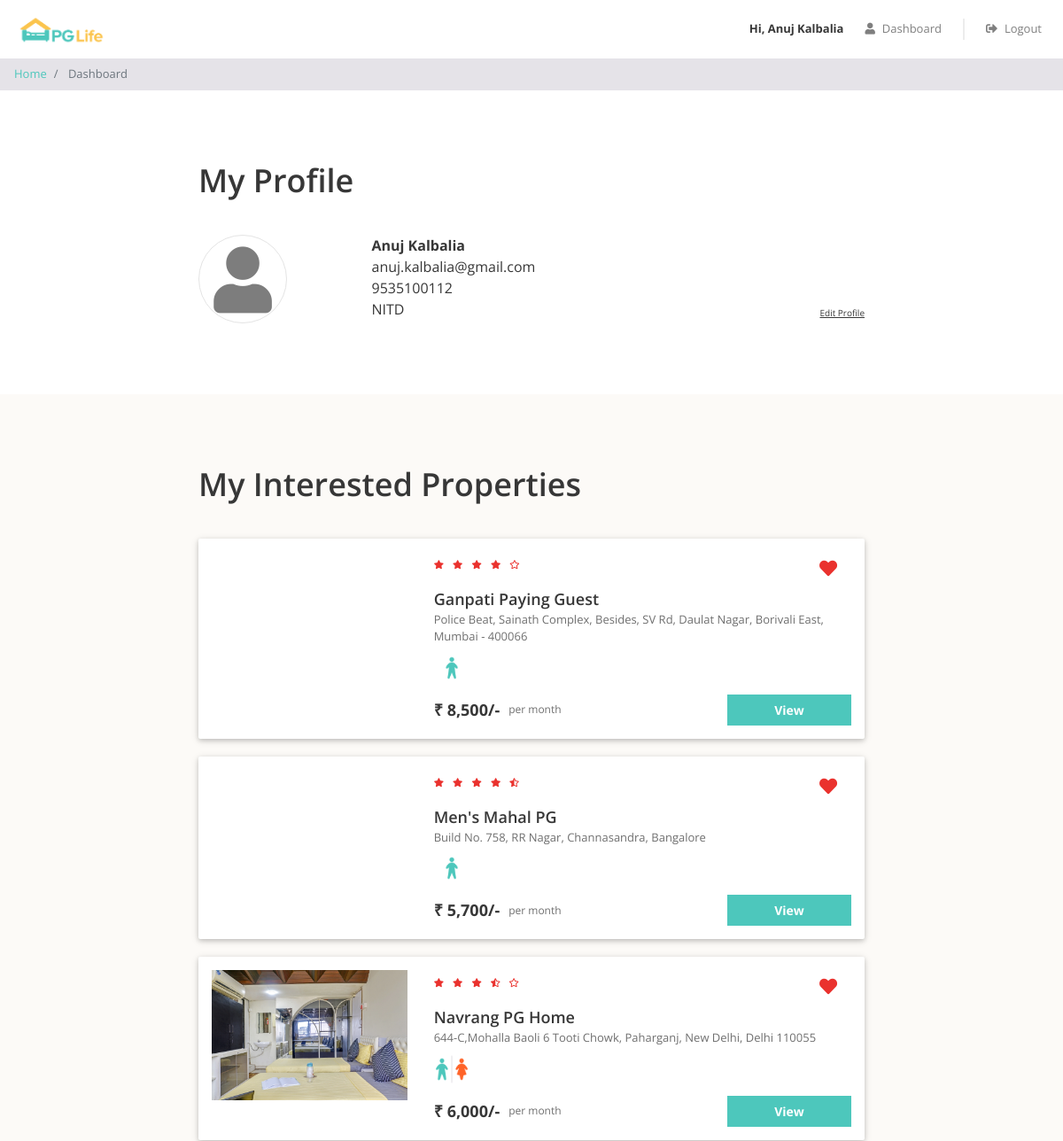
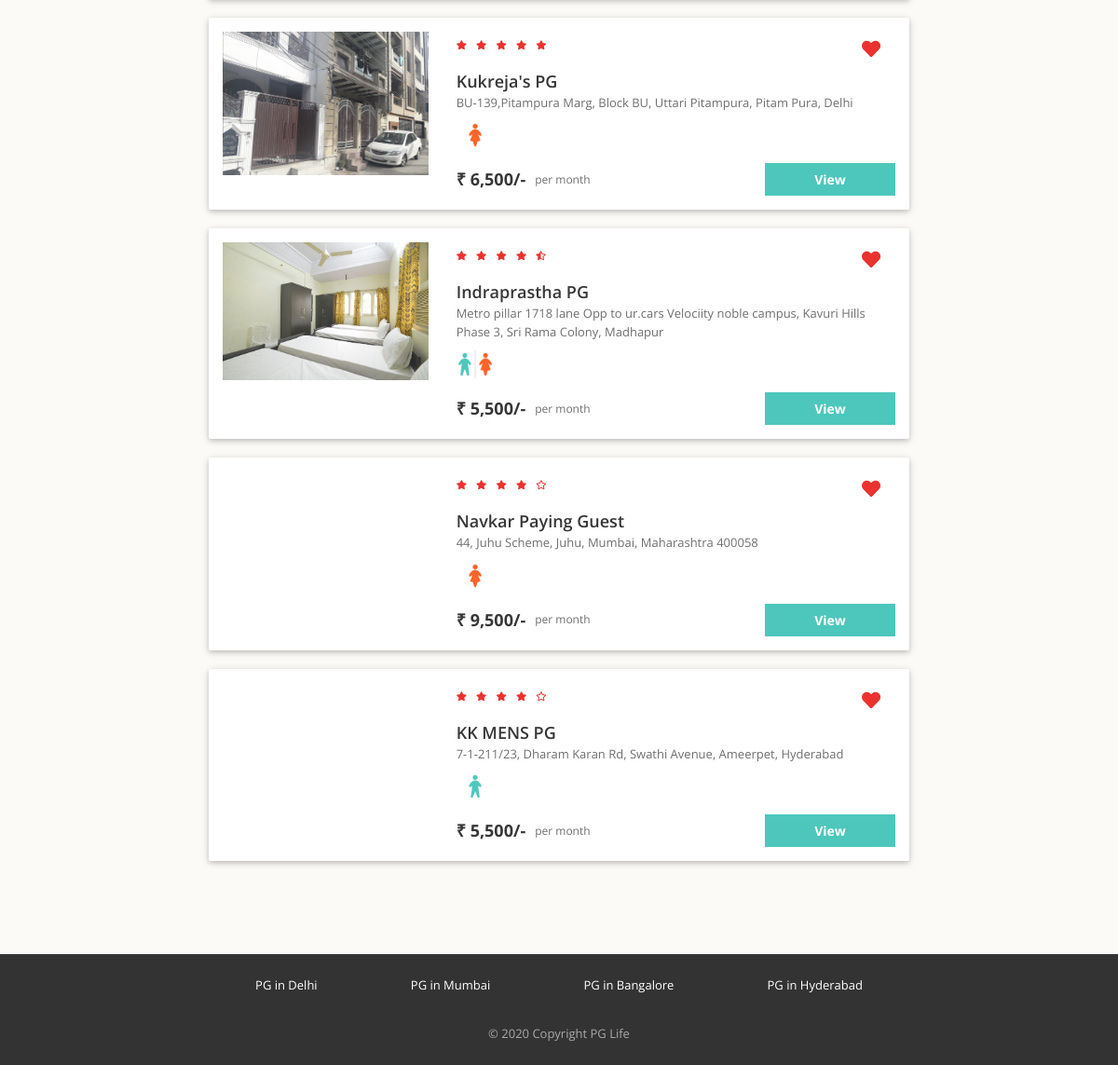
/dashboard.php (signed in), run on the app's committed database (2 pictures, top to bottom).
### tables this page shows
CREATE TABLE `users` (
  `id` int(11) NOT NULL,
  `email` varchar(100) NOT NULL,
  `password` varchar(100) NOT NULL,
  `full_name` varchar(100) NOT NULL,
  `phone` varchar(20) NOT NULL,
  `gender` enum('male','female') NOT NULL,
  `college_name` varchar(100) NOT NULL
);

CREATE TABLE `interested_users_properties` (
  `id` int(11) NOT NULL,
  `user_id` int(11) NOT NULL,
  `property_id` int(11) NOT NULL
);

CREATE TABLE `properties` (
  `id` int(11) NOT NULL,
  `city_id` int(11) NOT NULL,
  `name` varchar(100) NOT NULL,
  `address` varchar(255) NOT NULL,
  `description` longtext NOT NULL,
  `gender` enum('male','female','unisex') NOT NULL,
  `rent` int(11) NOT NULL,
  `rating_clean` float(2,1) NOT NULL,
  `rating_food` float(2,1) NOT NULL,
  `rating_safety` float(2,1) NOT NULL
);

### dashboard.php (the view, shortened to what this page needs)
<?php
require "includes/database_connect.php";
$user_id = $_SESSION['user_id'];
$sql_1 = "SELECT * FROM users WHERE id = $user_id";
$result_1 = mysqli_query($conn, $sql_1);
$user = mysqli_fetch_assoc($result_1);
$sql_2 = "SELECT *
            FROM interested_users_properties iup
            INNER JOIN properties p ON iup.property_id = p.id
            WHERE iup.user_id = $user_id";
$result_2 = mysqli_query($conn, $sql_2);
$interested_properties = mysqli_fetch_all($result_2, MYSQLI_ASSOC);
?>
<!DOCTYPE html>
<html lang="en">
<head>
    <?php
    include "includes/head_links.php";
    ?>
    <link href="css/dashboard.css" rel="stylesheet" />
</head>
<body>
    <?php
    include "includes/header.php";
    ?>
    <nav aria-label="breadcrumb">
        <ol class="breadcrumb py-2">
            <li class="breadcrumb-item">
                <a href="index.php">Home</a>
            </li>
            <li class="breadcrumb-item active" aria-current="page">
                Dashboard
            </li>
        </ol>
    </nav>
    <div class="my-profile page-container">
        <h1>My Profile</h1>
        <div class="row">
            <div class="col-md-3 profile-img-container">
                <i class="fas fa-user profile-img"></i>
            </div>
            <div class="col-md-9">
                <div class="row no-gutters justify-content-between align-items-end">
                    <div class="profile">
                        <div class="name"><?= $user['full_name'] ?></div>
                        <div class="email"><?= $user['email'] ?></div>
                        <div class="phone"><?= $user['phone'] ?></div>
                        <div class="college"><?= $user['college_name'] ?></div>
                    </div>
                    <div class="edit">
                        <div class="edit-profile">Edit Profile</div>
                    </div>
                </div>
            </div>
        </div>
    </div>
    <?php
    if (count($interested_properties) > 0) {
    ?>
        <div class="my-interested-properties">
            <div class="page-container">
                <h1>My Interested Properties</h1>
                <?php
                foreach ($interested_properties as $property) {
                    $property_images = glob("img/properties/" . $property['id'] . "/*");
                ?>
                    <div class="property-card property-id-<?= $property['id'] ?> row">
                        <div class="image-container col-md-4">
                            <img src="<?= $property_images[0] ?>" />
                        </div>
                        <div class="content-container col-md-8">
                            <div class="row no-gutters justify-content-between">
                                <?php
                                $total_rating = ($property['rating_clean'] + $property['rating_food'] + $property['rating_safety']) / 3;
                                $total_rating = round($total_rating, 1);
                                ?>
                                <div class="star-container" title="<?= $total_rating ?>">
                                    <?php
                                    $rating = $total_rating;
                                    for ($i = 0; $i < 5; $i++) {
                                        if ($rating >= $i + 0.8) {
                                    ?>
                                            <i class="fas fa-star"></i>
                                        <?php
                                        } elseif ($rating >= $i + 0.3) {
                                        ?>
                                            <i class="fas fa-star-half-alt"></i>
                                        <?php
                                        } else {
                                        ?>
                                            <i class="far fa-star"></i>
                                    <?php
                                        }
                                    }
                                    ?>
                                </div>
                                <div class="interested-container">
                                    <i class="is-interested-image fas fa-heart" property_id="<?= $property['id'] ?>"></i>
                                </div>
                            </div>
                            <div class="detail-container">
                                <div class="property-name"><?= $property['name'] ?></div>
                                <div class="property-address"><?= $property['address'] ?></div>
                                <div class="property-gender">
                                    <?php
                                    if ($property['gender'] == "male") {
                                    ?>
                                        <img src="img/male.png">
                                    <?php
                                    } elseif ($property['gender'] == "female") {
                                    ?>
                                        <img src="img/female.png">
                                    <?php
                                    } else {
                                    ?>
                                        <img src="img/unisex.png">
                                    <?php
                                    }
                                    ?>
                                </div>
                            </div>
                            <div class="row no-gutters">
                                <div class="rent-container col-6">
                                    <div class="rent">₹ <?= number_format($property['rent']) ?>/-</div>
                                    <div class="rent-unit">per month</div>
                                </div>
                                <div class="button-container col-6">
                                    <a href="property_detail.php?property_id=<?= $property['id'] ?>" class="btn btn-primary">View</a>
                                </div>
                            </div>
                        </div>
                    </div>
                <?php
                }
                ?>
            </div>
        </div>
    <?php
    }
    ?>
    <?php
    include "includes/footer.php";
    ?>
</body>
</html>

### css/common.css (style rules this page uses)
* { box-sizing: border-box; font-family: 'Open Sans', sans-serif; }
body { color: #373737; font-size: 16px; position: relative; }
h1, h2, h3, h4, h5, h6 { font-weight: 600; }
h1 { font-size: 36px; margin-bottom: 40px; }
.btn-primary, .btn-warning, .btn-danger { color: white; font-weight: bold; }
.breadcrumb { background-color: #e5e3e8; font-size: 13px; border-radius: 0px; margin-bottom: 0px; }
.page-container { max-width: 800px; padding: 80px 24px; margin: auto; }

### css/dashboard.css (style rules this page uses)
.profile-img { color: #7d7d7d; font-size: 75px; text-align: center; border: 1px solid #e4e4e4; border-radius: 50%; height: 100px; width: 100px; line-height: 100px; }
.profile .name { font-weight: bold; }
.edit-profile { font-size: 10px; text-decoration: underline; cursor: pointer; }
.my-interested-properties { background-color: #fcfaf7; }
.property-card { background-color: #ffffff; border-radius: 2px; padding: 15px 0px; margin: 20px auto; box-shadow: 0 2px 5px 0 rgba(0, 0, 0, 0.16), 0 2px 10px 0 rgba(0, 0, 0, 0.12); }
.image-container { text-align: center; }
.image-container img { width: 100%; max-width: 300px; }
.star-container i { color: #EA322E; font-size: 10px; margin-right: 6px; }
.interested-container { text-align: center; padding: 8px 16px; }
.interested-container i { color: #EA322E; font-size: 20px; cursor: pointer; }
.detail-container { padding-bottom: 10px; }
.property-name { font-size: 18px; font-weight: 600; }
.property-address { color: #6f6f6f; font-size: 13px; padding-bottom: 5px; }
.property-gender img { width: 40px; }
.rent-container { display: flex; align-items: center; }
.rent { font-size: 18px; font-weight: bold; padding-right: 10px; }
.rent-unit { color: #6f6f6f; font-size: 12px; }
.button-container .btn { font-size: 14px; border-radius: 0px; width: 140px; float: right; }

### data on the page
users: full_name "Anuj Kalbalia", email "anuj.kalbalia@gmail.com", phone "9535100112", college_name "NITD"
interested_users_properties: property.name "Ganpati Paying Guest", property.address "Police Beat, Sainath Complex, Besides, SV Rd, Daulat Nagar, Borivali East, Mumbai - 400066", property.rent "8,500"
interested_users_properties: property.name "Men's Mahal PG", property.address "Build No. 758, RR Nagar, Channasandra, Bangalore", property.rent "5,700"
interested_users_properties: shows a picture, property.name "Navrang PG Home", property.address "644-C,Mohalla Baoli 6 Tooti Chowk, Paharganj, New Delhi, Delhi 110055", property.rent "6,000"
interested_users_properties: shows a picture, property.name "Kukreja's PG", property.address "BU-139,Pitampura Marg, Block BU, Uttari Pitampura, Pitam Pura, Delhi", property.rent "6,500"
interested_users_properties: shows a picture, property.name "Indraprastha PG", property.address "Metro pillar 1718 lane Opp to ur.cars Velociity noble campus, Kavuri Hills Phase 3, Sri Rama Colony, Madhapur", property.rent "5,500"
interested_users_properties: property.name "Navkar Paying Guest", property.address "44, Juhu Scheme, Juhu, Mumbai, Maharashtra 400058", property.rent "9,500"
interested_users_properties: property.name "KK MENS PG", property.address "7-1-211/23, Dharam Karan Rd, Swathi Avenue, Ameerpet, Hyderabad", property.rent "5,500"

### other printed values
$_SESSION["full_name"] "Anuj Kalbalia"
